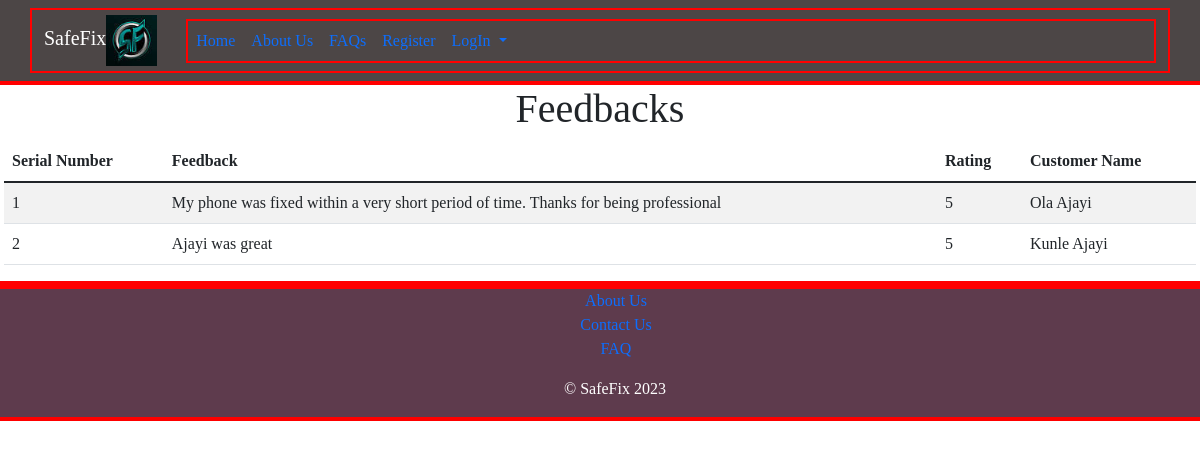
/viewfeedbacks.php?id=16, run on the app's committed database.
### tables this page shows
CREATE TABLE `feedback` (
  `feedback_id` int(11) NOT NULL,
  `feedbacks` text NOT NULL,
  `rating` varchar(11) NOT NULL,
  `customer_id` int(11) NOT NULL,
  `repairer_id` int(11) NOT NULL,
  `date_created` timestamp NOT NULL DEFAULT current_timestamp()
);

### classes/dbconnection.php (called while the page is built, shortened)
<?php
class Dbconnection{
    private $conn;
    public function connect(){
        try{
            $this->conn = new PDO(self::DSN, self::DB_USERNAME, self::DB_PASSWORD);
            $this->conn->setAttribute(PDO::ATTR_ERRMODE, PDO::ERRMODE_EXCEPTION);
        }catch(PDOException $ex){
            error_log("Connection Unsuccessful". $ex->getMessage());
        }
        return $this->conn;
    }
}
?>

### classes/Feedback.php (called while the page is built, shortened)
<?php
require_once("Dbconnection.php");
class Feedback extends Dbconnection{
    private $conn;
    public function __construct(){
        $this->conn = $this->connect();
    }
         public function getCustomerfeedbacks($repairer){
             $sql = "SELECT feedbacks, rating, concat(customer.cust_firstName, ' ', customer.cust_lastName) as 'customer name' FROM feedback INNER JOIN customer on feedback.customer_id = customer.cust_id WHERE feedback.repairer_id = ?";
            $stmt = $this->conn->prepare($sql);
            $stmt->execute([$repairer]);
            $result = $stmt->fetchAll(PDO::FETCH_ASSOC);
            return $result;
        }
}

### viewfeedbacks.php (the view)
<?php
    require("classes/Feedback.php");
    $repairer = new Feedback();
    if(isset($_GET['id'])){
        $repairer_id = $_GET['id'];
    }
    $custrepairers = $repairer->getCustomerfeedbacks($repairer_id);
?>
<?php
  require_once("partials/header1.php");
?>
    <div class="row">
    <div class="col-md-12">
        <h1 class="text-center">Feedbacks</h1>
    <table class="table table-striped">
        <thead>
            <th>Serial Number</th>
            <th>Feedback</th>
            <th>Rating</th>
            <th>Customer Name</th>
        </thead>
        <tbody>
            <?php
        $sn = 1;
                foreach($custrepairers as $repair){
                    ?>
                        <tr>
                            <td><?php echo $sn++ ?></td>
                            <td><?php echo $repair["feedbacks"] ?></td>
                            <td><?php echo $repair["rating"] ?></td>
                            <td><?php echo $repair["customer name"] ?></td>
                        </tr>
                    <?php
                }
            ?>
        </tbody>
</table>
            </div>
            </div>
 <?php
  require_once("partials/footer.php");
?>

### assets/css/miniproject.css (style rules this page uses)
* { box-sizing:border-box; }
div { border:2px solid red; }
h1,h2,h3,h4,h5,p,a,button,input,div { font-family:algerian serif; }

### data on the page
feedback: feedbacks "My phone was fixed within a very short period of time. Thanks for being professional", rating "5", customer "Ola Ajayi"
feedback: feedbacks "Ajayi was great", rating "5", customer "Kunle Ajayi"
